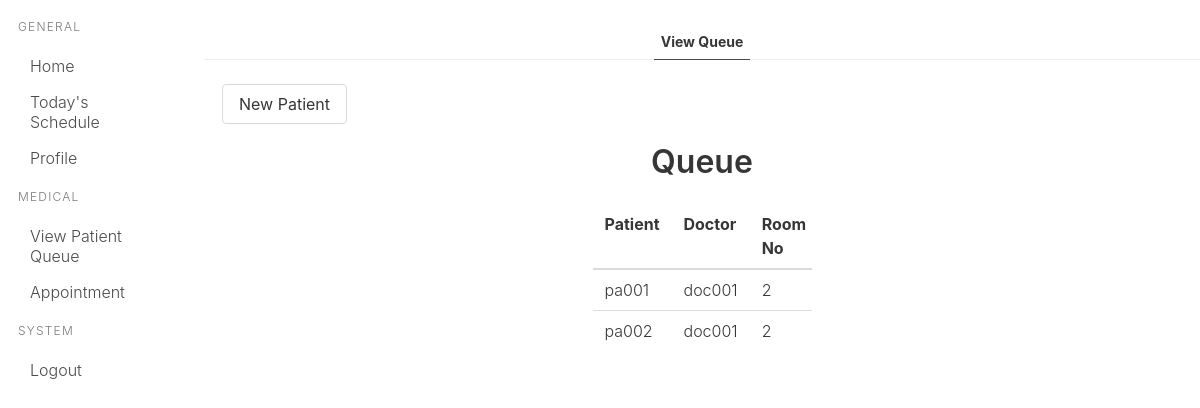
The page /user/receptionist/queue.php (signed in) on the database its author committed.
### tables this page shows
CREATE TABLE `queue` (
  `id` int(5) NOT NULL,
  `patient_id` varchar(50) NOT NULL,
  `doctor_id` varchar(50) NOT NULL,
  `symptoms` text DEFAULT NULL,
  `laboratory_id` varchar(50) DEFAULT NULL,
  `diagnosis` text DEFAULT NULL,
  `prescription_id` varchar(50) DEFAULT NULL,
  `additional_note` text DEFAULT NULL,
  `nurse_id` varchar(50) DEFAULT NULL,
  `receptionist_id` varchar(50) NOT NULL,
  `room_no` int(11) NOT NULL,
  `is_treated` varchar(10) DEFAULT NULL,
  `date` timestamp NOT NULL DEFAULT current_timestamp() ON UPDATE current_timestamp()
);

### user/receptionist/back/queue_list.php (the view)
<?php
if(!isset($_SESSION['id']) || $_SESSION['role']!="receptionist")
{
    echo "dsd";
    exit();
    header("Location: ../../../index.php");
    exit();
}
else{
    include_once '../../back/db.php';
    $qu="SELECT * FROM queue";
    $result = mysqli_query($con,$qu);
    $check = mysqli_num_rows($result);
    if ($check >= 1){
        while( $row = mysqli_fetch_assoc($result))
        {
            echo'<tr>'.
                    '<td>'.$row['patient_id'].'</td>'.
                    '<td>'.$row['doctor_id'].'</td>'.
                    '<td>'.$row['room_no'].'</td>'.
                '</tr>';
        }
           }
    else{
        echo '<center><p>Not Found</p><center>';
    }
}
?>

### rows shown on the page
queue: patient "pa001", doctor "doc001", room_no "2"
queue: patient "pa002", doctor "doc001", room_no "2"
